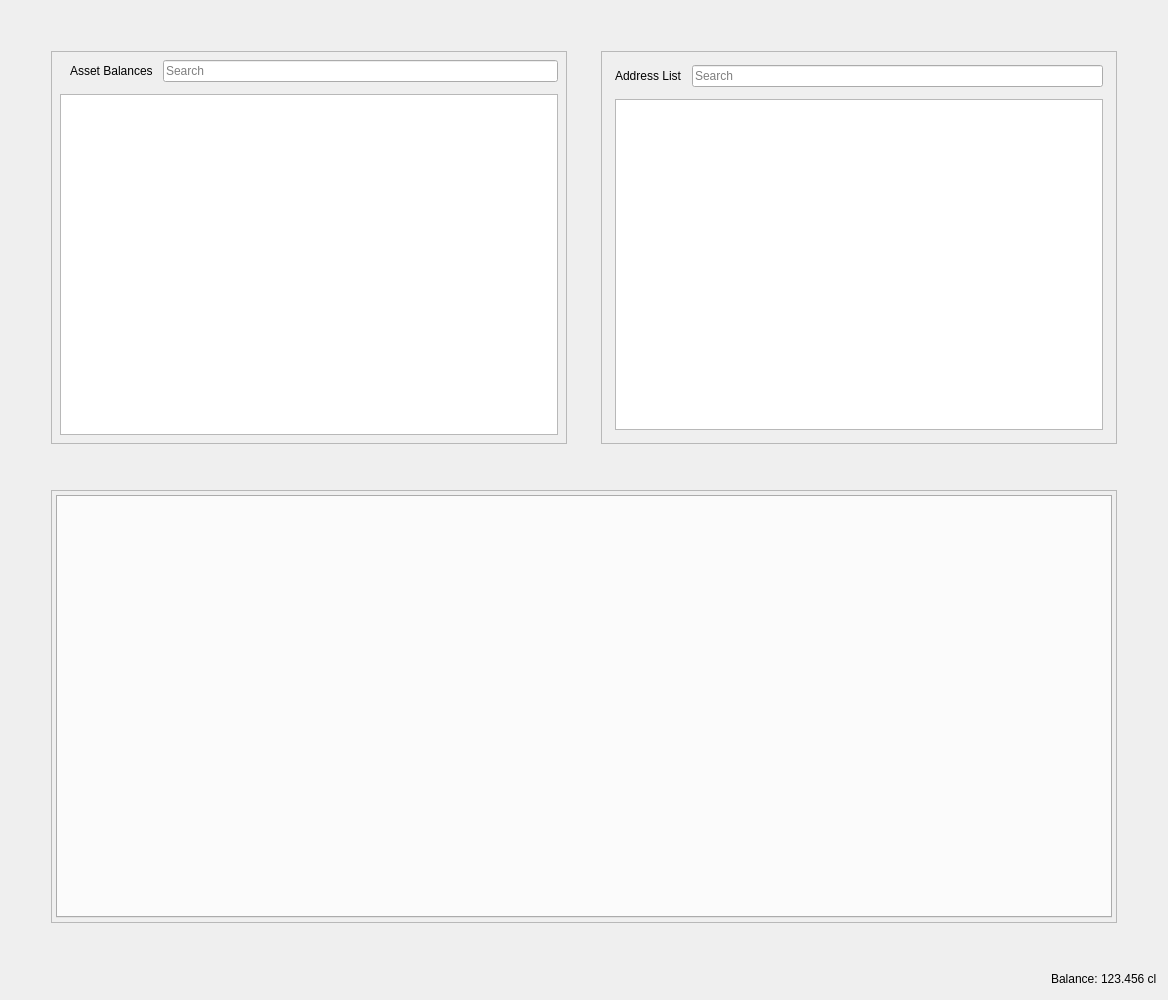
<?xml version="1.0" encoding="UTF-8"?>
<ui version="4.0">
 <class>RestrictedAssetsDialog</class>
 <widget class="QDialog" name="RestrictedAssetsDialog">
  <property name="geometry">
   <rect>
    <x>0</x>
    <y>0</y>
    <width>1168</width>
    <height>1000</height>
   </rect>
  </property>
  <property name="windowTitle">
   <string>Send Coins</string>
  </property>
  <layout class="QVBoxLayout" name="verticalLayout">
   <item>
    <layout class="QHBoxLayout" name="horizontalLayout">
     <property name="spacing">
      <number>34</number>
     </property>
     <property name="leftMargin">
      <number>40</number>
     </property>
     <property name="topMargin">
      <number>40</number>
     </property>
     <property name="rightMargin">
      <number>40</number>
     </property>
     <property name="bottomMargin">
      <number>40</number>
     </property>
     <item>
      <widget class="QFrame" name="frameAssetBalance">
       <property name="frameShape">
        <enum>QFrame::StyledPanel</enum>
       </property>
       <property name="frameShadow">
        <enum>QFrame::Raised</enum>
       </property>
       <layout class="QVBoxLayout" name="verticalLayout_7">
        <property name="spacing">
         <number>12</number>
        </property>
        <property name="leftMargin">
         <number>4</number>
        </property>
        <property name="topMargin">
         <number>4</number>
        </property>
        <property name="rightMargin">
         <number>4</number>
        </property>
        <property name="bottomMargin">
         <number>4</number>
        </property>
        <item>
         <layout class="QVBoxLayout" name="verticalLayout_4">
          <property name="spacing">
           <number>12</number>
          </property>
          <property name="leftMargin">
           <number>4</number>
          </property>
          <property name="topMargin">
           <number>4</number>
          </property>
          <property name="rightMargin">
           <number>4</number>
          </property>
          <property name="bottomMargin">
           <number>4</number>
          </property>
          <item>
           <layout class="QHBoxLayout" name="horizontalLayout_8">
            <property name="spacing">
             <number>10</number>
            </property>
            <property name="leftMargin">
             <number>10</number>
            </property>
            <item>
             <widget class="QLabel" name="labelAssetBalance">
              <property name="text">
               <string>Asset Balances</string>
              </property>
             </widget>
            </item>
            <item>
             <widget class="QLineEdit" name="lineEditAssetSearch">
              <property name="placeholderText">
               <string>Search</string>
              </property>
             </widget>
            </item>
           </layout>
          </item>
          <item>
           <widget class="QTableView" name="listAssets"/>
          </item>
         </layout>
        </item>
       </layout>
      </widget>
     </item>
     <item>
      <widget class="QFrame" name="frameAddressList">
       <property name="frameShape">
        <enum>QFrame::StyledPanel</enum>
       </property>
       <property name="frameShadow">
        <enum>QFrame::Raised</enum>
       </property>
       <layout class="QVBoxLayout" name="verticalLayout_10">
        <property name="spacing">
         <number>12</number>
        </property>
        <item>
         <layout class="QVBoxLayout" name="verticalLayout_9">
          <property name="spacing">
           <number>12</number>
          </property>
          <property name="leftMargin">
           <number>4</number>
          </property>
          <property name="topMargin">
           <number>4</number>
          </property>
          <property name="rightMargin">
           <number>4</number>
          </property>
          <property name="bottomMargin">
           <number>4</number>
          </property>
          <item>
           <layout class="QHBoxLayout" name="horizontalLayout_9">
            <property name="spacing">
             <number>10</number>
            </property>
            <property name="leftMargin">
             <number>0</number>
            </property>
            <property name="topMargin">
             <number>0</number>
            </property>
            <property name="rightMargin">
             <number>0</number>
            </property>
            <property name="bottomMargin">
             <number>0</number>
            </property>
            <item>
             <widget class="QLabel" name="labelAddressList">
              <property name="text">
               <string>Address List</string>
              </property>
             </widget>
            </item>
            <item>
             <widget class="QLineEdit" name="lineEditAddressSearch">
              <property name="placeholderText">
               <string>Search</string>
              </property>
             </widget>
            </item>
           </layout>
          </item>
          <item>
           <widget class="QTableView" name="myAddressList"/>
          </item>
         </layout>
        </item>
       </layout>
      </widget>
     </item>
    </layout>
   </item>
   <item>
    <layout class="QHBoxLayout" name="horizontalLayout_4">
     <property name="spacing">
      <number>34</number>
     </property>
     <property name="leftMargin">
      <number>40</number>
     </property>
     <property name="topMargin">
      <number>0</number>
     </property>
     <property name="rightMargin">
      <number>40</number>
     </property>
     <property name="bottomMargin">
      <number>40</number>
     </property>
     <item>
      <widget class="QFrame" name="tabFrame">
       <property name="frameShape">
        <enum>QFrame::StyledPanel</enum>
       </property>
       <property name="frameShadow">
        <enum>QFrame::Raised</enum>
       </property>
       <layout class="QVBoxLayout" name="verticalLayout_8">
        <property name="spacing">
         <number>12</number>
        </property>
        <property name="leftMargin">
         <number>4</number>
        </property>
        <property name="topMargin">
         <number>4</number>
        </property>
        <property name="rightMargin">
         <number>4</number>
        </property>
        <property name="bottomMargin">
         <number>4</number>
        </property>
        <item>
         <widget class="QTabWidget" name="tabWidget">
          <property name="tabPosition">
           <enum>QTabWidget::North</enum>
          </property>
          <property name="tabShape">
           <enum>QTabWidget::Rounded</enum>
          </property>
          <property name="currentIndex">
           <number>-1</number>
          </property>
          <property name="elideMode">
           <enum>Qt::ElideNone</enum>
          </property>
         </widget>
        </item>
       </layout>
      </widget>
     </item>
    </layout>
   </item>
   <item>
    <layout class="QHBoxLayout" name="horizontalLayout_2">
     <property name="spacing">
      <number>3</number>
     </property>
     <item>
      <spacer name="horizontalSpacer">
       <property name="orientation">
        <enum>Qt::Horizontal</enum>
       </property>
       <property name="sizeHint" stdset="0">
        <size>
         <width>40</width>
         <height>20</height>
        </size>
       </property>
      </spacer>
     </item>
     <item alignment="Qt::AlignRight">
      <widget class="QLabel" name="label">
       <property name="sizePolicy">
        <sizepolicy hsizetype="Preferred" vsizetype="Fixed">
         <horstretch>0</horstretch>
         <verstretch>0</verstretch>
        </sizepolicy>
       </property>
       <property name="text">
        <string>Balance:</string>
       </property>
      </widget>
     </item>
     <item alignment="Qt::AlignRight">
      <widget class="QLabel" name="labelBalance">
       <property name="sizePolicy">
        <sizepolicy hsizetype="Preferred" vsizetype="Fixed">
         <horstretch>0</horstretch>
         <verstretch>0</verstretch>
        </sizepolicy>
       </property>
       <property name="cursor">
        <cursorShape>IBeamCursor</cursorShape>
       </property>
       <property name="text">
        <string notr="true">123.456 cl</string>
       </property>
       <property name="textInteractionFlags">
        <set>Qt::LinksAccessibleByMouse|Qt::TextSelectableByKeyboard|Qt::TextSelectableByMouse</set>
       </property>
      </widget>
     </item>
    </layout>
   </item>
  </layout>
 </widget>
 <resources>
  <include location="../cl.qrc"/>
 </resources>
 <connections/>
</ui>
